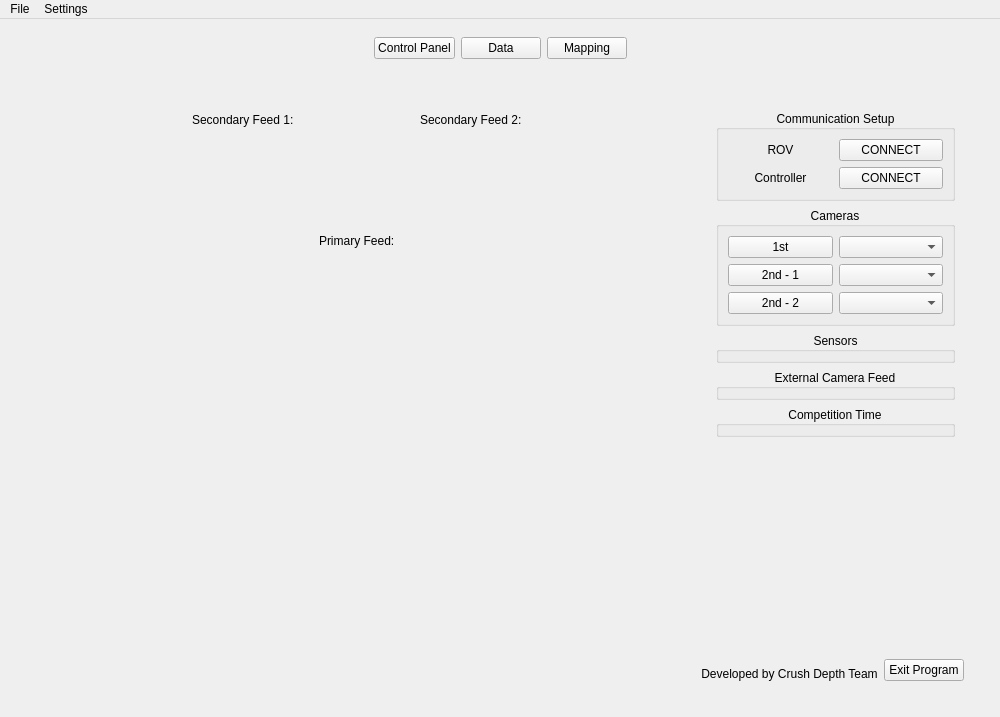
<?xml version="1.0" encoding="UTF-8"?>
<ui version="4.0">
 <class>MainWindow</class>
 <widget class="QMainWindow" name="MainWindow">
  <property name="geometry">
   <rect>
    <x>0</x>
    <y>0</y>
    <width>1000</width>
    <height>717</height>
   </rect>
  </property>
  <property name="sizePolicy">
   <sizepolicy hsizetype="Expanding" vsizetype="Expanding">
    <horstretch>0</horstretch>
    <verstretch>0</verstretch>
   </sizepolicy>
  </property>
  <property name="windowTitle">
   <string>MainWindow</string>
  </property>
  <widget class="QWidget" name="centralwidget">
   <property name="sizePolicy">
    <sizepolicy hsizetype="Expanding" vsizetype="Expanding">
     <horstretch>0</horstretch>
     <verstretch>0</verstretch>
    </sizepolicy>
   </property>
   <layout class="QGridLayout" name="gridLayout_4">
    <item row="1" column="0">
     <widget class="QStackedWidget" name="stackedWidget">
      <property name="sizePolicy">
       <sizepolicy hsizetype="Expanding" vsizetype="Expanding">
        <horstretch>0</horstretch>
        <verstretch>0</verstretch>
       </sizepolicy>
      </property>
      <property name="currentIndex">
       <number>0</number>
      </property>
      <widget class="QWidget" name="control_panel_page">
       <property name="sizePolicy">
        <sizepolicy hsizetype="Expanding" vsizetype="Expanding">
         <horstretch>0</horstretch>
         <verstretch>0</verstretch>
        </sizepolicy>
       </property>
       <layout class="QGridLayout" name="gridLayout_3">
        <item row="0" column="0">
         <widget class="QWidget" name="control_panel_tab" native="true">
          <property name="sizePolicy">
           <sizepolicy hsizetype="Preferred" vsizetype="Expanding">
            <horstretch>0</horstretch>
            <verstretch>0</verstretch>
           </sizepolicy>
          </property>
          <layout class="QHBoxLayout" name="horizontalLayout_3" stretch="95,5">
           <item>
            <widget class="QWidget" name="control_panel_camera_widget" native="true">
             <property name="enabled">
              <bool>true</bool>
             </property>
             <property name="sizePolicy">
              <sizepolicy hsizetype="Preferred" vsizetype="Preferred">
               <horstretch>1</horstretch>
               <verstretch>0</verstretch>
              </sizepolicy>
             </property>
             <layout class="QGridLayout" name="gridLayout_6" rowstretch="80">
              <item row="0" column="1">
               <layout class="QGridLayout" name="gridLayout_24" rowstretch="20,80">
                <item row="0" column="0">
                 <widget class="QWidget" name="camera_feeds" native="true">
                  <property name="sizePolicy">
                   <sizepolicy hsizetype="Preferred" vsizetype="Preferred">
                    <horstretch>0</horstretch>
                    <verstretch>0</verstretch>
                   </sizepolicy>
                  </property>
                  <layout class="QGridLayout" name="gridLayout_2">
                   <item row="0" column="2">
                    <spacer name="horizontalSpacer_9">
                     <property name="orientation">
                      <enum>Qt::Horizontal</enum>
                     </property>
                     <property name="sizeHint" stdset="0">
                      <size>
                       <width>40</width>
                       <height>20</height>
                      </size>
                     </property>
                    </spacer>
                   </item>
                   <item row="0" column="1">
                    <layout class="QGridLayout" name="secondary_camera_feeds" rowstretch="20,80">
                     <item row="1" column="2">
                      <widget class="QLabel" name="camera_feed_3">
                       <property name="sizePolicy">
                        <sizepolicy hsizetype="Ignored" vsizetype="Ignored">
                         <horstretch>0</horstretch>
                         <verstretch>0</verstretch>
                        </sizepolicy>
                       </property>
                       <property name="frameShape">
                        <enum>QFrame::NoFrame</enum>
                       </property>
                       <property name="text">
                        <string/>
                       </property>
                       <property name="alignment">
                        <set>Qt::AlignHCenter|Qt::AlignTop</set>
                       </property>
                      </widget>
                     </item>
                     <item row="1" column="0">
                      <widget class="QLabel" name="camera_feed_2">
                       <property name="sizePolicy">
                        <sizepolicy hsizetype="Ignored" vsizetype="Ignored">
                         <horstretch>0</horstretch>
                         <verstretch>0</verstretch>
                        </sizepolicy>
                       </property>
                       <property name="frameShape">
                        <enum>QFrame::NoFrame</enum>
                       </property>
                       <property name="text">
                        <string/>
                       </property>
                       <property name="alignment">
                        <set>Qt::AlignHCenter|Qt::AlignTop</set>
                       </property>
                      </widget>
                     </item>
                     <item row="0" column="2">
                      <layout class="QHBoxLayout" name="horizontalLayout_10">
                       <item>
                        <spacer name="horizontalSpacer_6">
                         <property name="orientation">
                          <enum>Qt::Horizontal</enum>
                         </property>
                         <property name="sizeHint" stdset="0">
                          <size>
                           <width>40</width>
                           <height>20</height>
                          </size>
                         </property>
                        </spacer>
                       </item>
                       <item>
                        <widget class="QLabel" name="label_5">
                         <property name="text">
                          <string>Secondary Feed 2:</string>
                         </property>
                        </widget>
                       </item>
                       <item>
                        <spacer name="horizontalSpacer_7">
                         <property name="orientation">
                          <enum>Qt::Horizontal</enum>
                         </property>
                         <property name="sizeHint" stdset="0">
                          <size>
                           <width>40</width>
                           <height>20</height>
                          </size>
                         </property>
                        </spacer>
                       </item>
                      </layout>
                     </item>
                     <item row="0" column="0">
                      <layout class="QHBoxLayout" name="horizontalLayout_9">
                       <item>
                        <spacer name="horizontalSpacer_4">
                         <property name="orientation">
                          <enum>Qt::Horizontal</enum>
                         </property>
                         <property name="sizeHint" stdset="0">
                          <size>
                           <width>40</width>
                           <height>20</height>
                          </size>
                         </property>
                        </spacer>
                       </item>
                       <item>
                        <widget class="QLabel" name="label_4">
                         <property name="text">
                          <string>Secondary Feed 1:</string>
                         </property>
                        </widget>
                       </item>
                       <item>
                        <spacer name="horizontalSpacer_5">
                         <property name="orientation">
                          <enum>Qt::Horizontal</enum>
                         </property>
                         <property name="sizeHint" stdset="0">
                          <size>
                           <width>40</width>
                           <height>20</height>
                          </size>
                         </property>
                        </spacer>
                       </item>
                      </layout>
                     </item>
                     <item row="1" column="1">
                      <spacer name="horizontalSpacer_12">
                       <property name="orientation">
                        <enum>Qt::Horizontal</enum>
                       </property>
                       <property name="sizeHint" stdset="0">
                        <size>
                         <width>40</width>
                         <height>20</height>
                        </size>
                       </property>
                      </spacer>
                     </item>
                    </layout>
                   </item>
                   <item row="0" column="0">
                    <spacer name="horizontalSpacer">
                     <property name="orientation">
                      <enum>Qt::Horizontal</enum>
                     </property>
                     <property name="sizeHint" stdset="0">
                      <size>
                       <width>40</width>
                       <height>20</height>
                      </size>
                     </property>
                    </spacer>
                   </item>
                  </layout>
                 </widget>
                </item>
                <item row="1" column="0">
                 <widget class="QWidget" name="primary_camera_feed" native="true">
                  <property name="sizePolicy">
                   <sizepolicy hsizetype="Preferred" vsizetype="Preferred">
                    <horstretch>0</horstretch>
                    <verstretch>1</verstretch>
                   </sizepolicy>
                  </property>
                  <layout class="QGridLayout" name="gridLayout_15" rowstretch="0,1">
                   <item row="0" column="0">
                    <layout class="QHBoxLayout" name="horizontalLayout_12">
                     <item>
                      <spacer name="horizontalSpacer_10">
                       <property name="orientation">
                        <enum>Qt::Horizontal</enum>
                       </property>
                       <property name="sizeHint" stdset="0">
                        <size>
                         <width>40</width>
                         <height>20</height>
                        </size>
                       </property>
                      </spacer>
                     </item>
                     <item>
                      <widget class="QLabel" name="label_10">
                       <property name="text">
                        <string>Primary Feed:</string>
                       </property>
                      </widget>
                     </item>
                     <item>
                      <spacer name="horizontalSpacer_11">
                       <property name="orientation">
                        <enum>Qt::Horizontal</enum>
                       </property>
                       <property name="sizeHint" stdset="0">
                        <size>
                         <width>40</width>
                         <height>20</height>
                        </size>
                       </property>
                      </spacer>
                     </item>
                    </layout>
                   </item>
                   <item row="1" column="0">
                    <widget class="QLabel" name="camera_feed_1">
                     <property name="sizePolicy">
                      <sizepolicy hsizetype="Ignored" vsizetype="Ignored">
                       <horstretch>0</horstretch>
                       <verstretch>0</verstretch>
                      </sizepolicy>
                     </property>
                     <property name="frameShape">
                      <enum>QFrame::NoFrame</enum>
                     </property>
                     <property name="text">
                      <string/>
                     </property>
                     <property name="alignment">
                      <set>Qt::AlignHCenter|Qt::AlignTop</set>
                     </property>
                    </widget>
                   </item>
                  </layout>
                 </widget>
                </item>
               </layout>
              </item>
             </layout>
            </widget>
           </item>
           <item>
            <widget class="QWidget" name="control_panel_functions_widget" native="true">
             <layout class="QGridLayout" name="gridLayout_5">
              <item row="1" column="0" colspan="2">
               <layout class="QHBoxLayout" name="CreditWidget">
                <item>
                 <spacer name="horizontalSpacer_8">
                  <property name="orientation">
                   <enum>Qt::Horizontal</enum>
                  </property>
                  <property name="sizeHint" stdset="0">
                   <size>
                    <width>40</width>
                    <height>20</height>
                   </size>
                  </property>
                 </spacer>
                </item>
                <item>
                 <widget class="QLabel" name="label_14">
                  <property name="text">
                   <string>Developed by Crush Depth Team</string>
                  </property>
                  <property name="alignment">
                   <set>Qt::AlignBottom|Qt::AlignHCenter</set>
                  </property>
                 </widget>
                </item>
                <item>
                 <widget class="QPushButton" name="program_exit">
                  <property name="text">
                   <string>Exit Program</string>
                  </property>
                 </widget>
                </item>
               </layout>
              </item>
              <item row="0" column="1">
               <widget class="QScrollArea" name="control_panel_scroll">
                <property name="frameShape">
                 <enum>QFrame::NoFrame</enum>
                </property>
                <property name="lineWidth">
                 <number>0</number>
                </property>
                <property name="horizontalScrollBarPolicy">
                 <enum>Qt::ScrollBarAlwaysOff</enum>
                </property>
                <property name="widgetResizable">
                 <bool>true</bool>
                </property>
                <widget class="QWidget" name="scrollAreaWidgetContents_3">
                 <property name="geometry">
                  <rect>
                   <x>0</x>
                   <y>0</y>
                   <width>258</width>
                   <height>543</height>
                  </rect>
                 </property>
                 <layout class="QGridLayout" name="gridLayout_10">
                  <item row="0" column="0">
                   <layout class="QVBoxLayout" name="verticalLayout">
                    <item>
                     <widget class="QGroupBox" name="group_box_comms_connect">
                      <property name="title">
                       <string>Communication Setup</string>
                      </property>
                      <property name="alignment">
                       <set>Qt::AlignCenter</set>
                      </property>
                      <layout class="QGridLayout" name="gridLayout_8">
                       <item row="0" column="1">
                        <widget class="QPushButton" name="control_rov_connect">
                         <property name="sizePolicy">
                          <sizepolicy hsizetype="Preferred" vsizetype="Preferred">
                           <horstretch>0</horstretch>
                           <verstretch>0</verstretch>
                          </sizepolicy>
                         </property>
                         <property name="minimumSize">
                          <size>
                           <width>0</width>
                           <height>0</height>
                          </size>
                         </property>
                         <property name="text">
                          <string>CONNECT</string>
                         </property>
                         <property name="checkable">
                          <bool>true</bool>
                         </property>
                        </widget>
                       </item>
                       <item row="1" column="1">
                        <widget class="QPushButton" name="control_controller_connect">
                         <property name="sizePolicy">
                          <sizepolicy hsizetype="Preferred" vsizetype="Preferred">
                           <horstretch>0</horstretch>
                           <verstretch>0</verstretch>
                          </sizepolicy>
                         </property>
                         <property name="minimumSize">
                          <size>
                           <width>0</width>
                           <height>0</height>
                          </size>
                         </property>
                         <property name="text">
                          <string>CONNECT</string>
                         </property>
                         <property name="checkable">
                          <bool>true</bool>
                         </property>
                        </widget>
                       </item>
                       <item row="0" column="0">
                        <widget class="QLabel" name="rov_label">
                         <property name="text">
                          <string>ROV</string>
                         </property>
                         <property name="alignment">
                          <set>Qt::AlignCenter</set>
                         </property>
                        </widget>
                       </item>
                       <item row="1" column="0">
                        <widget class="QLabel" name="controller_label">
                         <property name="text">
                          <string>Controller</string>
                         </property>
                         <property name="alignment">
                          <set>Qt::AlignCenter</set>
                         </property>
                        </widget>
                       </item>
                      </layout>
                     </widget>
                    </item>
                    <item>
                     <widget class="QGroupBox" name="digital_camera_control">
                      <property name="title">
                       <string>Cameras</string>
                      </property>
                      <property name="alignment">
                       <set>Qt::AlignCenter</set>
                      </property>
                      <layout class="QGridLayout" name="gridLayout">
                       <item row="1" column="0">
                        <widget class="QPushButton" name="secondaryCamera_1_ToggleButton">
                         <property name="text">
                          <string>2nd - 1</string>
                         </property>
                        </widget>
                       </item>
                       <item row="2" column="0">
                        <widget class="QPushButton" name="secondaryCamera_2_ToggleButton">
                         <property name="text">
                          <string>2nd - 2</string>
                         </property>
                        </widget>
                       </item>
                       <item row="0" column="0">
                        <widget class="QPushButton" name="primaryCameraToggleButton">
                         <property name="text">
                          <string>1st</string>
                         </property>
                        </widget>
                       </item>
                       <item row="0" column="1">
                        <widget class="QComboBox" name="camera_feed_1_menu">
                         <property name="sizeAdjustPolicy">
                          <enum>QComboBox::AdjustToContents</enum>
                         </property>
                        </widget>
                       </item>
                       <item row="1" column="1">
                        <widget class="QComboBox" name="camera_feed_2_menu">
                         <property name="sizeAdjustPolicy">
                          <enum>QComboBox::AdjustToContents</enum>
                         </property>
                        </widget>
                       </item>
                       <item row="2" column="1">
                        <widget class="QComboBox" name="camera_feed_3_menu">
                         <property name="sizeAdjustPolicy">
                          <enum>QComboBox::AdjustToContents</enum>
                         </property>
                        </widget>
                       </item>
                      </layout>
                     </widget>
                    </item>
                    <item>
                     <widget class="QGroupBox" name="sensor_control">
                      <property name="title">
                       <string>Sensors</string>
                      </property>
                      <property name="alignment">
                       <set>Qt::AlignCenter</set>
                      </property>
                     </widget>
                    </item>
                    <item>
                     <widget class="QGroupBox" name="analog_camera_control">
                      <property name="title">
                       <string>External Camera Feed</string>
                      </property>
                      <property name="alignment">
                       <set>Qt::AlignCenter</set>
                      </property>
                     </widget>
                    </item>
                    <item>
                     <widget class="QGroupBox" name="timer_control">
                      <property name="title">
                       <string>Competition Time</string>
                      </property>
                      <property name="alignment">
                       <set>Qt::AlignCenter</set>
                      </property>
                     </widget>
                    </item>
                   </layout>
                  </item>
                  <item row="1" column="0">
                   <spacer name="verticalSpacer">
                    <property name="orientation">
                     <enum>Qt::Vertical</enum>
                    </property>
                    <property name="sizeHint" stdset="0">
                     <size>
                      <width>20</width>
                      <height>40</height>
                     </size>
                    </property>
                   </spacer>
                  </item>
                 </layout>
                </widget>
               </widget>
              </item>
             </layout>
            </widget>
           </item>
          </layout>
         </widget>
        </item>
       </layout>
      </widget>
      <widget class="QWidget" name="data_panel_page"/>
      <widget class="QWidget" name="mapping_panel_page"/>
     </widget>
    </item>
    <item row="0" column="0">
     <widget class="QWidget" name="buttonsPanel" native="true">
      <property name="sizePolicy">
       <sizepolicy hsizetype="Preferred" vsizetype="Preferred">
        <horstretch>0</horstretch>
        <verstretch>0</verstretch>
       </sizepolicy>
      </property>
      <layout class="QHBoxLayout" name="horizontalLayout">
       <item>
        <spacer name="horizontalSpacer_2">
         <property name="orientation">
          <enum>Qt::Horizontal</enum>
         </property>
         <property name="sizeHint" stdset="0">
          <size>
           <width>334</width>
           <height>20</height>
          </size>
         </property>
        </spacer>
       </item>
       <item>
        <widget class="QPushButton" name="controlPanelButton">
         <property name="enabled">
          <bool>true</bool>
         </property>
         <property name="sizePolicy">
          <sizepolicy hsizetype="Preferred" vsizetype="Preferred">
           <horstretch>0</horstretch>
           <verstretch>0</verstretch>
          </sizepolicy>
         </property>
         <property name="text">
          <string>Control Panel</string>
         </property>
        </widget>
       </item>
       <item>
        <widget class="QPushButton" name="dataButton">
         <property name="text">
          <string>Data</string>
         </property>
        </widget>
       </item>
       <item>
        <widget class="QPushButton" name="mappingButton">
         <property name="text">
          <string>Mapping</string>
         </property>
        </widget>
       </item>
       <item>
        <spacer name="horizontalSpacer_3">
         <property name="orientation">
          <enum>Qt::Horizontal</enum>
         </property>
         <property name="sizeHint" stdset="0">
          <size>
           <width>336</width>
           <height>20</height>
          </size>
         </property>
        </spacer>
       </item>
      </layout>
     </widget>
    </item>
   </layout>
  </widget>
  <widget class="QMenuBar" name="menubar">
   <property name="geometry">
    <rect>
     <x>0</x>
     <y>0</y>
     <width>1000</width>
     <height>22</height>
    </rect>
   </property>
   <widget class="QMenu" name="menuFile">
    <property name="title">
     <string>File</string>
    </property>
   </widget>
   <widget class="QMenu" name="menuSettings">
    <property name="title">
     <string>Settings</string>
    </property>
   </widget>
   <addaction name="menuFile"/>
   <addaction name="menuSettings"/>
  </widget>
 </widget>
 <resources/>
 <connections/>
</ui>
